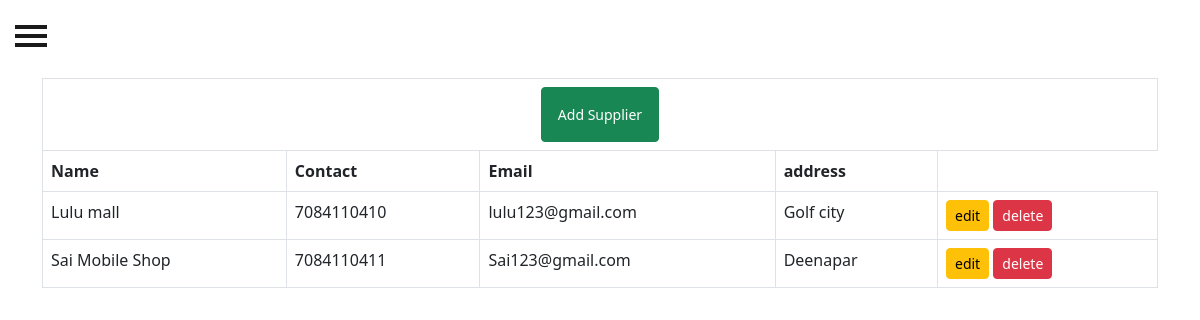
Page /suppliers/ on the earlier database version.
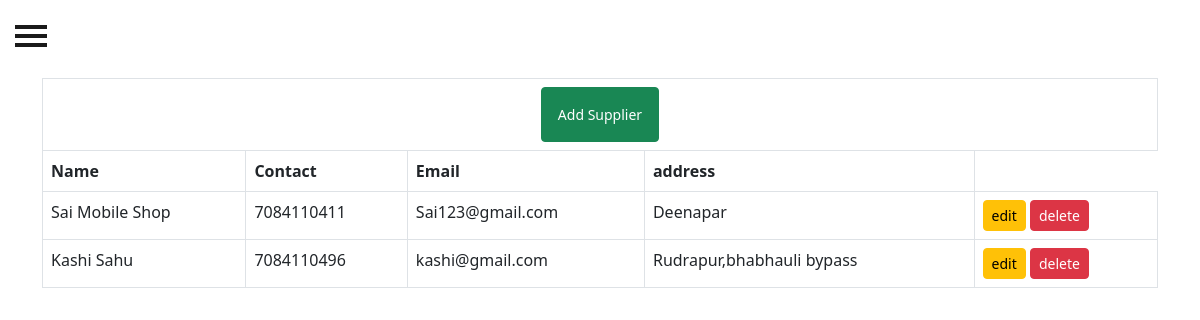
Same page on the later database version.
### inventory/models.py (models this page shows, shortened)
class Supplier(models.Model):
    name=models.CharField(max_length=100)
    contact=models.CharField(max_length=15, blank=True, null=True)
    email=models.EmailField(blank=True, null=True)
    address=models.TextField(blank=True, null=True)
    created_at=models.DateTimeField(auto_now_add=True)

### inventory/views.py (the view)
# urls.py: path('suppliers/',view_supplier,name='supplier_list'),
def view_supplier(request):
    supplier=Supplier.objects.all()
    return render(request,'supplier/view_supplier.html',{'supplier':supplier})

### inventory/templates/supplier/view_supplier.html
{% extends "base.html" %}
{% load static %}
{% block content %}
        <div class="container">
            <div class="mt-2" >
                <table class="table table-bordered ">
                    <tr>
                        <th style="text-align: center; vertical-align: middle;" colspan='5' ><a class="btn btn-sm btn-success p-3 " href={% url 'add_supplier' %}>Add Supplier</a></th>
                    </tr>
                    <tr>
                        <th>Name</th>
                        <th>Contact</th>
                        <th>Email</th>
                        <th>address</th>
                    </tr>
                    {% for s in supplier %}
                    <tr>
                        <td>{{s.name}}</td>
                        <td>{{s.contact}}</td>
                        <td>{{s.email}}</td>
                        <td>{{s.address}}</td>
                        <td>
                            <a href={% url 'edit_supplier' s.id %}><button class="btn btn-warning btn-sm">edit</button></a>
                            <a href={% url 'delete_supplier' s.id %}><button class="btn btn-danger btn-sm">delete</button></a>
                        </td>
                    </tr>
                    {% endfor %}
                </table>
            </div>
        </div>
{% endblock %}

Differences in the rows shown:
removed Supplier: name "Lulu mall", contact "7084110410", email "lulu123@gmail.com", address "Golf city"
added Supplier: name "Kashi Sahu", contact "7084110496", email "kashi@gmail.com", address "Rudrapur,bhabhauli bypass"
